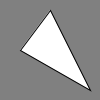
Frame 1 (no input)
Frame 60 (the mouse pressed at the canvas centre just before this capture): identical to frame 1, image omitted
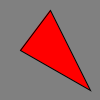
Frame 120 (the mouse held since frame 60 and released just before this capture)

The Processing sketch that drew these frames (run headless with seeded random() and noise(); from frame 60 on, the mouse is pressed at the canvas centre):

// Processing sketch: Triagle_hovering_Example
// ── Triagle_hovering_Example.pde
PVector p1, p2, a, b, c, cp1, cp2, p;

void setup() {
  smooth();
  p1 = new PVector(40, 20);
  p2 = new PVector(25, 50);
  a = new PVector(20,50);
  b = new PVector(50,10);
  c = new PVector(90,90);
  p = new PVector(mouseX,mouseY);
}

void draw() {
  background(128);
  p.set(mouseX,mouseY,0);
  triangle(a.x,a.y,b.x,b.y,c.x,c.y);
  PointInTriangle(p, a, b, c);
}

boolean SameSide(PVector p1, PVector p2, PVector a, PVector b) {
  b = PVector.sub(b,a);
  p1 = PVector.sub(p1,a);
  p2 = PVector.sub(p2,a);
 
  cp1 = b.cross(p1);
  cp2 = b.cross(p2);

  if ((cp1.dot(cp2)) >= 0) {
    return true;
  }
  else
    return false;
}

boolean PointInTriangle(PVector p,PVector a,PVector b,PVector c) {
  if (SameSide(p,a, b,c) && SameSide(p,b, a,c) && SameSide(p,c, a,b)) {
    fill(255,0,0);
    return true;
  }
  else
    fill(255,255,255);
  return false;
}
